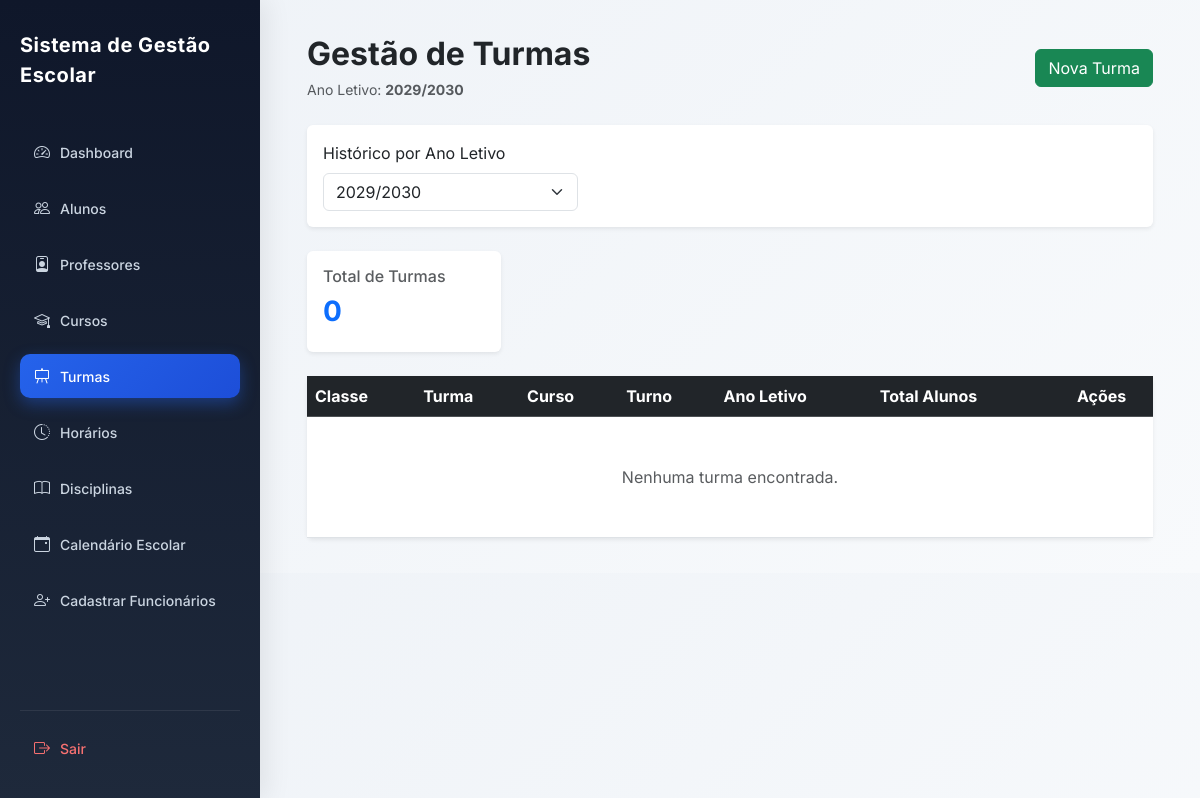
/turmas/ (signed in), run on an earlier commit of the app's database.
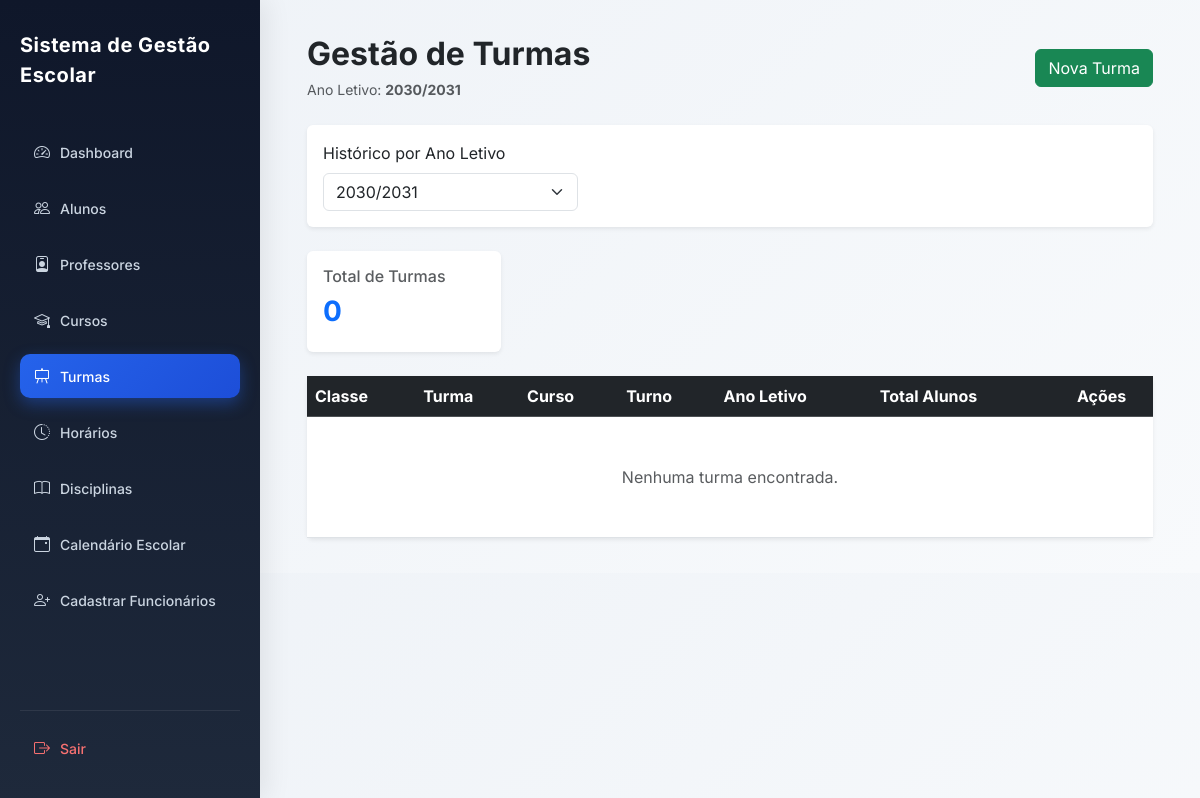
And on a later commit of the database.
### academic/models.py (models this page shows)
class AnoLetivo(models.Model):
    nome = models.CharField(max_length=20)  # Ex: 2025/2026
    ativo = models.BooleanField(default=True)
    escola = models.ForeignKey(
        "Escola",
        on_delete=models.CASCADE,
        related_name="anos_letivos"
    )
    def __str__(self):
        return self.nome

### core/views.py (the view)
# urls.py: path('turmas/', views.lista_turmas, name='turmas'),
@login_required
def lista_turmas(request):
    escola = get_escola(request)
    if not escola:
        return redirect("escolas")
    user = request.user
    ano_id = request.GET.get("ano")
    anos_letivos = AnoLetivo.objects.filter(
        escola=escola
    ).order_by("-id")
    if ano_id:
        turmas = Turma.objects.filter(
            escola=escola,
            ano_letivo_id=ano_id
        )
        ano_selecionado = AnoLetivo.objects.filter(
            id=ano_id
        ).first()
    else:
        ano_selecionado = AnoLetivo.objects.filter(
            escola=escola,
            ativo=True
        ).first()
        turmas = Turma.objects.filter(
            escola=escola,
            ano_letivo=ano_selecionado
        )
    if user.role == "PROFESSOR":
        turmas = turmas.filter(
            professores__usuario=user
        )
    elif user.role != "DIRETOR":
        return redirect("dashboard")
    turmas = (
        turmas
        .select_related(
            "curso",
            "ano_letivo"
        )
        .annotate(
            total_alunos=Count("alunos")
        )
        .order_by(
            "classe",
            "identificador"
        )
    )
    return render(request, "turmas.html", {
        "turmas": turmas,
        "anos_letivos": anos_letivos,
        "ano_selecionado": ano_selecionado,
    })

### core/views.py (called while the page is built)
def get_escola(request):
    user = request.user
    if user.role == 'SUPERADMIN':
        escola_id = request.session.get('escola_id')
        if escola_id:
            return Escola.objects.filter(id=escola_id).first()
        return None
    return user.escola

### core/templates/turmas.html (shortened to what the changed rows need)
{% extends 'base.html' %}
{% block content %}
<div class="container-fluid">
    <div class="d-flex justify-content-between align-items-center mb-4">
        <div>
            <h2 class="fw-bold mb-1">
                Gestão de Turmas
            </h2>
            <small class="text-muted">
                Ano Letivo:
                <strong>
                    {{ ano_selecionado }}
                </strong>
            </small>
        </div>
    </div>
    <div class="card shadow-sm border-0 mb-4">
        <div class="card-body">
            <form method="GET">
                <div class="row align-items-end">
                    <div class="col-md-4">
                        <label class="form-label">
                            Histórico por Ano Letivo
                        </label>
                        <select
                            name="ano"
                            class="form-select"
                            onchange="this.form.submit()">
                            {% for ano in anos_letivos %}
                            <option
                                value="{{ ano.id }}"
                                {% if ano.id == ano_selecionado.id %}
                                selected
                                {% endif %}
                            >
                                {{ ano.nome }}
                            </option>
                            {% endfor %}
                        </select>
                    </div>
                </div>
            </form>
        </div>
    </div>
    <div class="card border-0 shadow-sm">
        <div class="card-body p-0">
            <div class="table-responsive">
                <table class="table table-hover align-middle mb-0">
                    <thead class="table-dark">
                        <tr>
                            <th>Classe</th>
                            <th>Turma</th>
                            <th>Curso</th>
                            <th>Turno</th>
                            <th>Ano Letivo</th>
                            <th>Total Alunos</th>
                            <th class="text-center">
                                Ações
                            </th>
                        </tr>
                    </thead>
                </table>
            </div>
        </div>
    </div>
</div>
{% endblock %}

What changed in the data, as far as the page shows it:
no longer on this page (row edited): AnoLetivo: nome "2029/2030"
added AnoLetivo: nome "2030/2031"
Also different on the page:
form field ano: "2029/2030" → "2030/2031"
